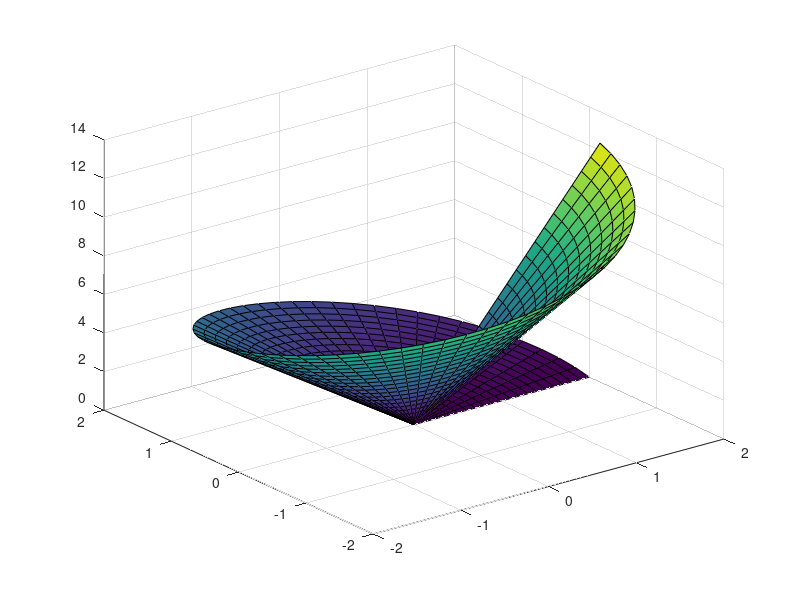

Write the MATLAB code that produced this figure.
%% Chapter 10 Review

%% The plot3() Command

%{
Basic 3-D plots can be created with the plot3():
- plot3(x, y, z, 'line specifiers', 'PropertyName', 'property value');
    - x, y, z are vectors of the point coordinates (must have same length).
    - Line specifiers and properties are the same as in 2-D plots.
%}

x = [1, 2, 3]; y = [4, 5, 6]; z = [7, 8, 9];
plot3(x, y, z, '-ok', 'MarkerSize', 10);
grid on;
axis([0, 4, 3, 7, 6, 10]);
xlabel('x'); ylabel('y'); zlabel('z');

%% Mesh & Surface Plots

%{
Mesh and surface plots are used to graph functions in the form z = f(x, y):
- x and y are independent, while z is dependent.
- A mesh connects the values of z with lines to form the surface outline.
- A surface connects lines in a mesh plot with planes to show a solid
  representation of the surface.

Creating a Mesh/Surface Plot:
1. Create a grid in the xy-plane with points of interest:
    - [X, Y] = meshgrid(x, y)
    - x and y are vectors defining the domain of x & y (with spacing)
    - X is the matrix of the x-coordinates (identical rows)
    - Y is the matrix of the y-coordinates (identical columns)
    - The resulting matrices are of same size.
2. Calculate the value of z at every point in the grid, with
   element-by-element operations using the X and Y matrices.
    - Z = X.^2 + Y.^2;
3. Make a mesh or surface using:
    - mesh(X, Y, Z) or surf(X, Y, Z)
%}

x = -1:0.1:3;
y = 1:0.1:4;
[X, Y] = meshgrid(x, y);
Z = (X .* Y.^2) ./ (X.^2 + Y.^2);
mesh(X, Y, Z);
surf(X, Y, Z);

%{
Additional Stuff with Mesh & Surf:
- You can change the color of the plot to be constant by using the Figure
  Window editor or the colormap() command:
    - colormap(C), where C is a vector in the form [r, g, b] (each element
      is a number between 0 and 1.
- grid on / grid off & box on work with mesh() and surf().
%}

%% Plots with Special Graphs

%{
MATLAB built-in special graphs: sphere, cylinder, bar, stem, pie, polar.

Polar Coordinates Grid:
1. Create a grid of values of theta and r with meshgrid
2. Calculate the value of z at each point of the grid
3. Use pol2cart(TH, R) to get X and Y Cartesian coordinates
4. Make a 3-D plot using X, Y, and Z and mesh()/surf()
%}

th = 0:0.1:2*pi; r = 0:0.1:2;
[TH, R] = meshgrid(th, r);
Z = R .* TH;
[X, Y] = pol2cart(TH, R);
mesh(X, Y, Z);
surf(X, Y, Z);

%% The view() Command

%{
The view command controls the direction from where you view the plot:
- view(az, el) or view([az el]);
- az: measured from the negative y-axis, positive counterclockwise
- el: the angle from the xy-plane. Positive towards z-axis.
- view([x, y, z]) (coordinates of a point, directed towards the origin).
%}